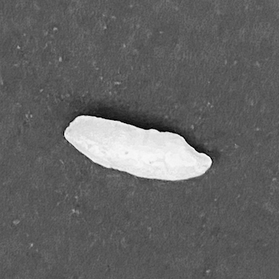
%> input picture Datos/onerice.png, 279 x 279 px, shrunk from 340 x 340 before the run
$ octave script_programacion.m   (GNU Octave 9; MATLAB toolbox functions it lacks are replaced by stand-ins)
%> lines starting %> are read from the running program, lines starting %| are printed output that depends on the picture; in (x1, y1, x2, y2) boxes, pixels count from 0 and x2, y2 are one past the last pixel; in counts of white or black regions, pixels touching at a corner belong together; the program's own positions count from 1
### Clases/funcion_segmentar.m
function Y = funcion_segmentar(X, umbral)

    [fImg, cImg] = size(X);

    Y = zeros(fImg, cImg);

    for i=1:fImg
        for j=1:cImg
            if X(i, j) > umbral
                Y(i, j) = 255;
            end
        end
    end

end

### Clases/script_programacion.m
%% Preparamos el entorno
%

close all;
clear;
clc;

%%
%

X = imread('onerice.png');
%> X is the input picture: size 279x279 uint8; min 0, max 254, mean 99.1

imshow(X)

[fImg, cImg] = size(X);
%> fImg = 279; cImg = 279

min_img = min(min(X));
%> min_img = 0
max_img = max(max(X));
%> max_img = 254

str = sprintf('Forma de la matriz: %d x %d. Mínimo valor: %d. Máximo valor: %d', fImg, cImg, min_img, max_img);

disp(str)
%| Forma de la matriz: 279 x 279. Mínimo valor: 0. Máximo valor: 254


X = imread('rices.png');
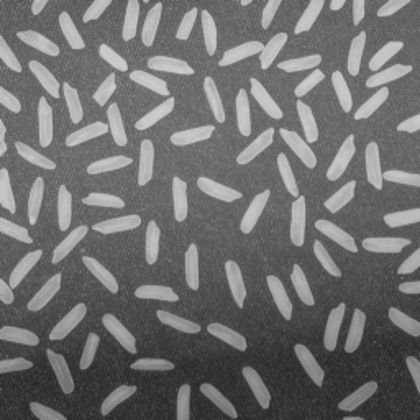
%> input picture Datos/rices.png, 420 x 420 px, shrunk from 512 x 512 before the run
%> X is the input picture: size 420x420 uint8; min 38, max 206, mean 111.3
umbral = 200;
Y = funcion_segmentar(X, umbral);
%> after the loop in funcion_segmentar, `for i=1:fImg`:
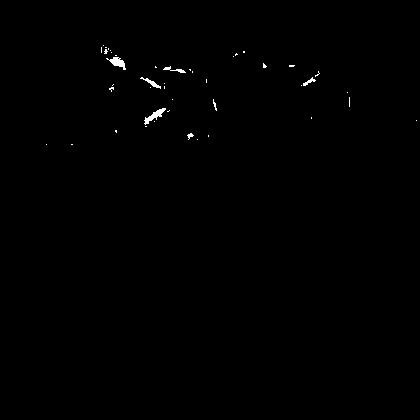
%> Y: size 420x420 double; 0.33% white; 44 white regions (37 under 20 px), largest, box (x1, y1, x2, y2) and area: (144, 108, 166, 125) 129, (106, 57, 126, 70) 118, (140, 77, 161, 89) 67
imshow(Y);

figure(1);
subplot(221); imshow(X); subplot(222); imshow(Y);
subplot(223); plot(X(180,:)); subplot(224); plot(Y(180,:));
%> after `plot(Y(180,:))`:
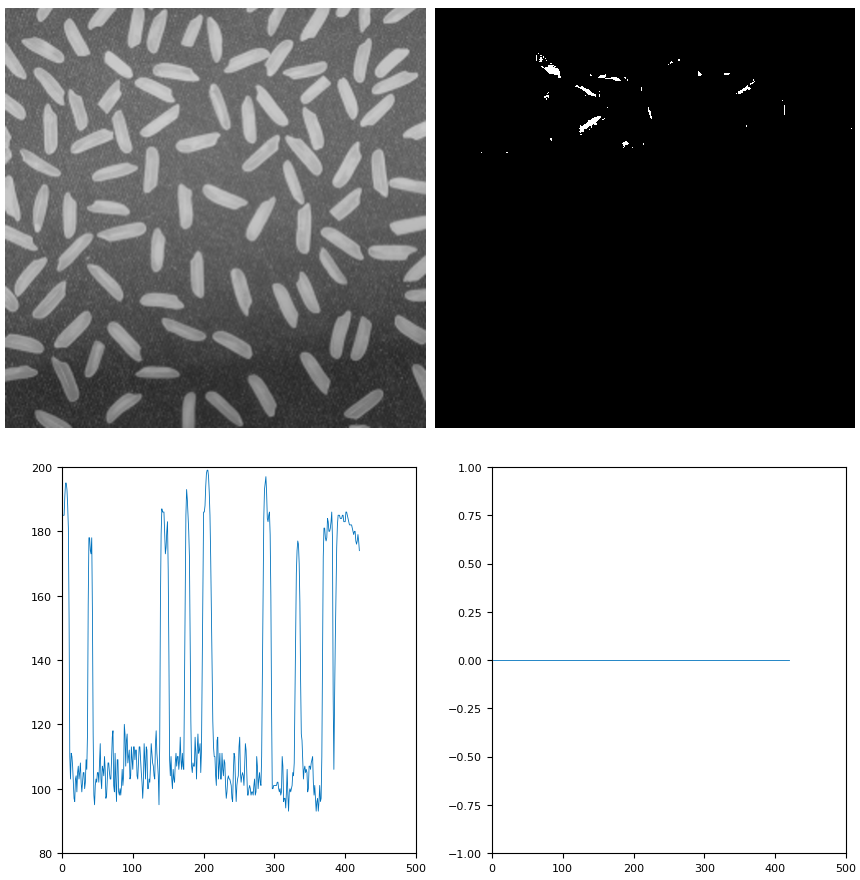
%> figure redrawn from the program's plot data, 4 panels
